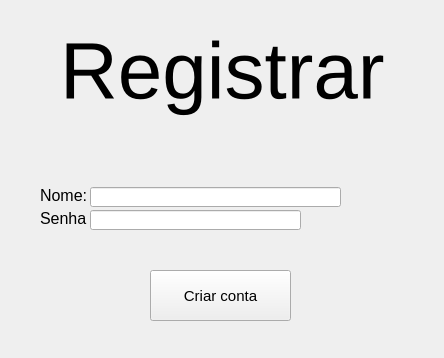
<?xml version="1.0" encoding="UTF-8"?>
<ui version="4.0">
 <class>MainWindow</class>
 <widget class="QMainWindow" name="MainWindow">
  <property name="geometry">
   <rect>
    <x>0</x>
    <y>0</y>
    <width>444</width>
    <height>358</height>
   </rect>
  </property>
  <property name="windowTitle">
   <string>Register com MySQL</string>
  </property>
  <widget class="QWidget" name="centralwidget">
   <widget class="QLabel" name="label">
    <property name="geometry">
     <rect>
      <x>60</x>
      <y>20</y>
      <width>341</width>
      <height>101</height>
     </rect>
    </property>
    <property name="font">
     <font>
      <pointsize>60</pointsize>
     </font>
    </property>
    <property name="styleSheet">
     <string notr="true"/>
    </property>
    <property name="text">
     <string>Registrar</string>
    </property>
   </widget>
   <widget class="QLabel" name="label_3">
    <property name="geometry">
     <rect>
      <x>40</x>
      <y>212</y>
      <width>47</width>
      <height>13</height>
     </rect>
    </property>
    <property name="font">
     <font>
      <pointsize>12</pointsize>
     </font>
    </property>
    <property name="text">
     <string>Senha:</string>
    </property>
   </widget>
   <widget class="QLineEdit" name="Nome">
    <property name="geometry">
     <rect>
      <x>90</x>
      <y>187</y>
      <width>251</width>
      <height>20</height>
     </rect>
    </property>
   </widget>
   <widget class="QPushButton" name="button_criar">
    <property name="geometry">
     <rect>
      <x>150</x>
      <y>270</y>
      <width>141</width>
      <height>51</height>
     </rect>
    </property>
    <property name="font">
     <font>
      <pointsize>11</pointsize>
     </font>
    </property>
    <property name="text">
     <string>Criar conta</string>
    </property>
   </widget>
   <widget class="QLineEdit" name="Senha">
    <property name="geometry">
     <rect>
      <x>90</x>
      <y>210</y>
      <width>211</width>
      <height>20</height>
     </rect>
    </property>
    <property name="echoMode">
     <enum>QLineEdit::Password</enum>
    </property>
   </widget>
   <widget class="QLabel" name="label_2">
    <property name="geometry">
     <rect>
      <x>40</x>
      <y>180</y>
      <width>51</width>
      <height>31</height>
     </rect>
    </property>
    <property name="font">
     <font>
      <pointsize>12</pointsize>
     </font>
    </property>
    <property name="text">
     <string>Nome:</string>
    </property>
   </widget>
  </widget>
 </widget>
 <resources/>
 <connections/>
</ui>
